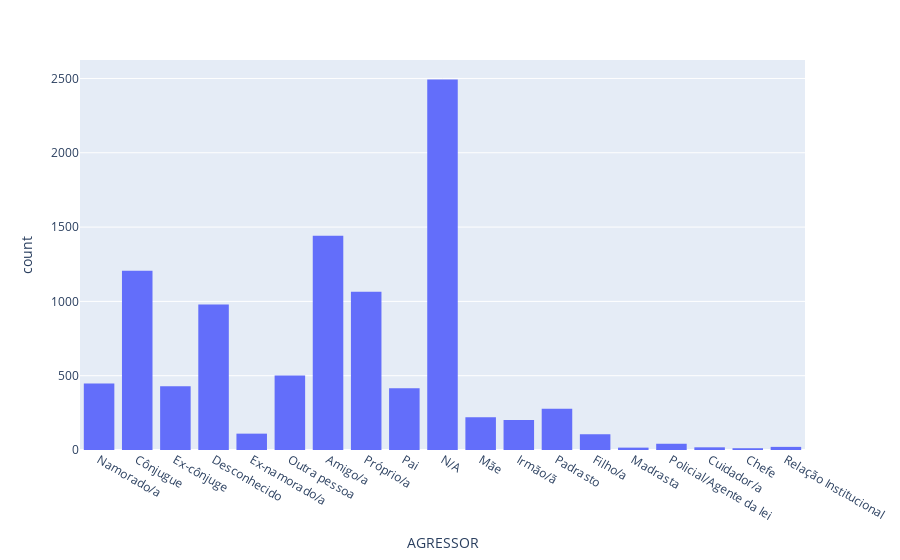

The cell this chart's notebook holds for it:
### Code cell
fig = px.histogram(raw_dataframe, x="AGRESSOR", )
fig.show()

### Figure 1 — Plotly figure (JSON) as saved in the notebook; plotly's stock layout.template omitted (floating-point values rounded to 4 significant figures; data arrays with more than 128 entries replaced by an {"elided": "..."} marker saying what was removed)
{"data": [{"alignmentgroup": "True", "bingroup": "x", "hovertemplate": "AGRESSOR=%{x}<br>count=%{y}<extra></extra>", "legendgroup": "", "marker": {"color": "#636efa"}, "name": "", "offsetgroup": "", "orientation": "v", "showlegend": false, "type": "histogram", "x": {"elided": "10000 str values"}, "xaxis": "x", "yaxis": "y"}], "layout": {"barmode": "relative", "legend": {"tracegroupgap": 0}, "margin": {"t": 60}, "xaxis": {"anchor": "y", "domain": [0, 1], "title": {"text": "AGRESSOR"}}, "yaxis": {"anchor": "x", "domain": [0, 1], "title": {"text": "count"}}}}
